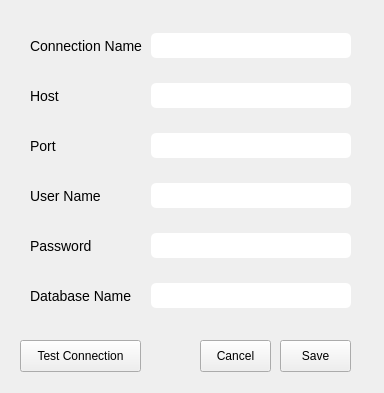
<?xml version="1.0" encoding="UTF-8"?>
<ui version="4.0">
 <class>NewConnectWindow</class>
 <widget class="QWidget" name="NewConnectWindow">
  <property name="geometry">
   <rect>
    <x>0</x>
    <y>0</y>
    <width>384</width>
    <height>393</height>
   </rect>
  </property>
  <property name="windowTitle">
   <string>Form</string>
  </property>
  <widget class="QWidget" name="horizontalLayoutWidget_2">
   <property name="geometry">
    <rect>
     <x>20</x>
     <y>120</y>
     <width>341</width>
     <height>51</height>
    </rect>
   </property>
   <layout class="QHBoxLayout" name="horizontalLayout_3">
    <property name="leftMargin">
     <number>10</number>
    </property>
    <property name="topMargin">
     <number>10</number>
    </property>
    <property name="rightMargin">
     <number>10</number>
    </property>
    <property name="bottomMargin">
     <number>10</number>
    </property>
    <item>
     <widget class="QLabel" name="label_2">
      <property name="styleSheet">
       <string notr="true">QLabel{ 
font-size: 14px;
}</string>
      </property>
      <property name="text">
       <string>Port</string>
      </property>
     </widget>
    </item>
    <item>
     <widget class="QLineEdit" name="port_edit">
      <property name="maximumSize">
       <size>
        <width>200</width>
        <height>25</height>
       </size>
      </property>
      <property name="baseSize">
       <size>
        <width>0</width>
        <height>0</height>
       </size>
      </property>
      <property name="styleSheet">
       <string notr="true">QLineEdit{
border-radius:5px;
}</string>
      </property>
     </widget>
    </item>
   </layout>
  </widget>
  <widget class="QWidget" name="horizontalLayoutWidget_3">
   <property name="geometry">
    <rect>
     <x>20</x>
     <y>20</y>
     <width>341</width>
     <height>51</height>
    </rect>
   </property>
   <layout class="QHBoxLayout" name="horizontalLayout_4">
    <property name="leftMargin">
     <number>10</number>
    </property>
    <property name="topMargin">
     <number>10</number>
    </property>
    <property name="rightMargin">
     <number>10</number>
    </property>
    <property name="bottomMargin">
     <number>10</number>
    </property>
    <item>
     <widget class="QLabel" name="label_3">
      <property name="styleSheet">
       <string notr="true">QLabel{ 
font-size: 14px;
}</string>
      </property>
      <property name="text">
       <string>Connection Name</string>
      </property>
     </widget>
    </item>
    <item>
     <widget class="QLineEdit" name="connect_name_edit">
      <property name="maximumSize">
       <size>
        <width>200</width>
        <height>25</height>
       </size>
      </property>
      <property name="baseSize">
       <size>
        <width>0</width>
        <height>0</height>
       </size>
      </property>
      <property name="styleSheet">
       <string notr="true">QLineEdit{
border-radius:5px;
}</string>
      </property>
     </widget>
    </item>
   </layout>
  </widget>
  <widget class="QWidget" name="horizontalLayoutWidget_4">
   <property name="geometry">
    <rect>
     <x>20</x>
     <y>70</y>
     <width>341</width>
     <height>51</height>
    </rect>
   </property>
   <layout class="QHBoxLayout" name="horizontalLayout_5">
    <property name="leftMargin">
     <number>10</number>
    </property>
    <property name="topMargin">
     <number>10</number>
    </property>
    <property name="rightMargin">
     <number>10</number>
    </property>
    <property name="bottomMargin">
     <number>10</number>
    </property>
    <item>
     <widget class="QLabel" name="label_4">
      <property name="styleSheet">
       <string notr="true">QLabel{ 
font-size: 14px;
}</string>
      </property>
      <property name="text">
       <string>Host</string>
      </property>
     </widget>
    </item>
    <item>
     <widget class="QLineEdit" name="host_edit">
      <property name="maximumSize">
       <size>
        <width>200</width>
        <height>25</height>
       </size>
      </property>
      <property name="baseSize">
       <size>
        <width>0</width>
        <height>0</height>
       </size>
      </property>
      <property name="styleSheet">
       <string notr="true">QLineEdit{
border-radius:5px;
}</string>
      </property>
     </widget>
    </item>
   </layout>
  </widget>
  <widget class="QWidget" name="horizontalLayoutWidget_5">
   <property name="geometry">
    <rect>
     <x>20</x>
     <y>170</y>
     <width>341</width>
     <height>51</height>
    </rect>
   </property>
   <layout class="QHBoxLayout" name="horizontalLayout_6">
    <property name="leftMargin">
     <number>10</number>
    </property>
    <property name="topMargin">
     <number>10</number>
    </property>
    <property name="rightMargin">
     <number>10</number>
    </property>
    <property name="bottomMargin">
     <number>10</number>
    </property>
    <item>
     <widget class="QLabel" name="label_5">
      <property name="styleSheet">
       <string notr="true">QLabel{ 
font-size: 14px;
}</string>
      </property>
      <property name="text">
       <string>User Name</string>
      </property>
     </widget>
    </item>
    <item>
     <widget class="QLineEdit" name="username_edit">
      <property name="maximumSize">
       <size>
        <width>200</width>
        <height>25</height>
       </size>
      </property>
      <property name="baseSize">
       <size>
        <width>0</width>
        <height>0</height>
       </size>
      </property>
      <property name="styleSheet">
       <string notr="true">QLineEdit{
border-radius:5px;
}</string>
      </property>
     </widget>
    </item>
   </layout>
  </widget>
  <widget class="QWidget" name="horizontalLayoutWidget_6">
   <property name="geometry">
    <rect>
     <x>20</x>
     <y>220</y>
     <width>341</width>
     <height>51</height>
    </rect>
   </property>
   <layout class="QHBoxLayout" name="horizontalLayout_7">
    <property name="leftMargin">
     <number>10</number>
    </property>
    <property name="topMargin">
     <number>10</number>
    </property>
    <property name="rightMargin">
     <number>10</number>
    </property>
    <property name="bottomMargin">
     <number>10</number>
    </property>
    <item>
     <widget class="QLabel" name="label_6">
      <property name="styleSheet">
       <string notr="true">QLabel{ 
font-size: 14px;
}</string>
      </property>
      <property name="text">
       <string>Password</string>
      </property>
     </widget>
    </item>
    <item>
     <widget class="QLineEdit" name="pwd_edit">
      <property name="maximumSize">
       <size>
        <width>200</width>
        <height>25</height>
       </size>
      </property>
      <property name="baseSize">
       <size>
        <width>0</width>
        <height>0</height>
       </size>
      </property>
      <property name="styleSheet">
       <string notr="true">QLineEdit{
border-radius:5px;
}</string>
      </property>
     </widget>
    </item>
   </layout>
  </widget>
  <widget class="QPushButton" name="save_btn">
   <property name="geometry">
    <rect>
     <x>280</x>
     <y>340</y>
     <width>71</width>
     <height>32</height>
    </rect>
   </property>
   <property name="text">
    <string>Save</string>
   </property>
  </widget>
  <widget class="QPushButton" name="cancel_btn">
   <property name="geometry">
    <rect>
     <x>200</x>
     <y>340</y>
     <width>71</width>
     <height>32</height>
    </rect>
   </property>
   <property name="text">
    <string>Cancel</string>
   </property>
  </widget>
  <widget class="QPushButton" name="test_btn">
   <property name="geometry">
    <rect>
     <x>20</x>
     <y>340</y>
     <width>121</width>
     <height>32</height>
    </rect>
   </property>
   <property name="text">
    <string>Test Connection</string>
   </property>
  </widget>
  <widget class="QWidget" name="horizontalLayoutWidget_7">
   <property name="geometry">
    <rect>
     <x>20</x>
     <y>270</y>
     <width>341</width>
     <height>51</height>
    </rect>
   </property>
   <layout class="QHBoxLayout" name="horizontalLayout_8">
    <property name="leftMargin">
     <number>10</number>
    </property>
    <property name="topMargin">
     <number>10</number>
    </property>
    <property name="rightMargin">
     <number>10</number>
    </property>
    <property name="bottomMargin">
     <number>10</number>
    </property>
    <item>
     <widget class="QLabel" name="label_7">
      <property name="styleSheet">
       <string notr="true">QLabel{ 
font-size: 14px;
}</string>
      </property>
      <property name="text">
       <string>Database Name</string>
      </property>
     </widget>
    </item>
    <item>
     <widget class="QLineEdit" name="db_name_edit">
      <property name="maximumSize">
       <size>
        <width>200</width>
        <height>25</height>
       </size>
      </property>
      <property name="baseSize">
       <size>
        <width>0</width>
        <height>0</height>
       </size>
      </property>
      <property name="styleSheet">
       <string notr="true">QLineEdit{
border-radius:5px;
}</string>
      </property>
     </widget>
    </item>
   </layout>
  </widget>
 </widget>
 <resources/>
 <connections/>
</ui>
